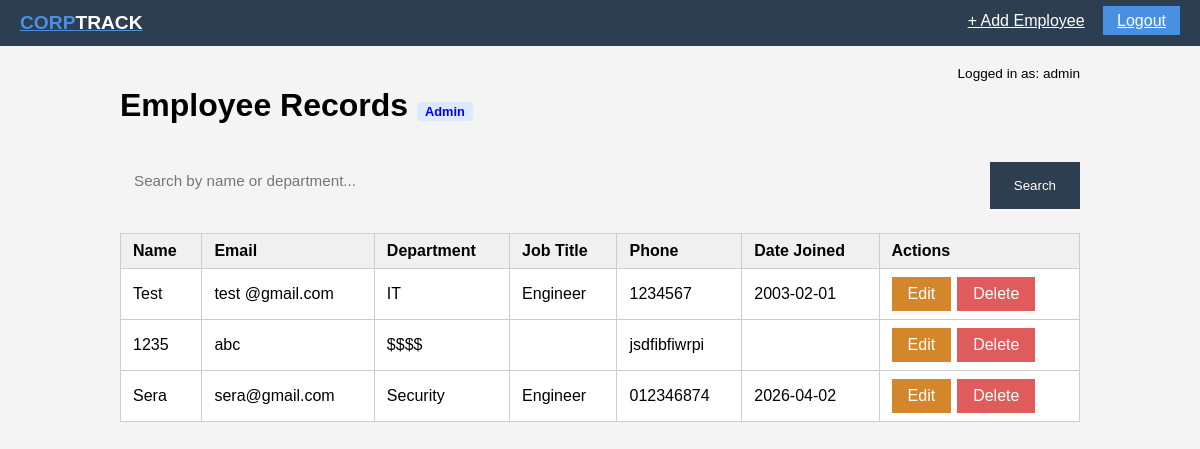
The app's page /dashboard (signed in) with its own data.
### tables this page shows
CREATE TABLE employees (
            id          INTEGER PRIMARY KEY AUTOINCREMENT,
            name        TEXT,
            email       TEXT,
            department  TEXT,
            job_title   TEXT,
            phone       TEXT,
            date_joined TEXT,
            username    TEXT   -- links employee record to a user account
        );

### app.py (the view)
@app.route("/dashboard")
def dashboard():
    if "username" not in session:
        return redirect(url_for("login"))
    search = request.args.get("search", "")
    conn = get_db()
    if session["role"] == "admin":
        if search:
            employees = conn.execute(
                "SELECT * FROM employees WHERE name LIKE ? OR department LIKE ?",
                (f"%{search}%", f"%{search}%")
            ).fetchall()
        else:
            employees = conn.execute("SELECT * FROM employees").fetchall()
    else:
        employees = conn.execute(
            "SELECT * FROM employees WHERE username=?", (session["username"],)
        ).fetchall()
    conn.close()
    return render_template("dashboard.html", employees=employees, search=search)

### app.py (called while the page is built)
def get_db():
    conn = sqlite3.connect(DB)
    conn.row_factory = sqlite3.Row
    return conn

### templates/dashboard.html (shortened to what this page needs)
<!DOCTYPE html>
<html lang="en">
<head>
  <link rel="stylesheet" href="/static/css/style.css">
</head>
<body>
  <div class="navbar">
    <a href="/dashboard" class="logo">CORP<span>TRACK</span></a>
    <nav>
      <a href="/add">+ Add Employee</a>
      <a href="/logout" class="btn-nav">Logout</a>
    </nav>
  </div>
  <div class="page">
    <div class="dash-header">
      <h1>
        Employee Records
        {% if session.role == 'admin' %}
          <span class="badge badge-admin">Admin</span>
        {% else %}
          <span class="badge badge-employee">Employee</span>
        {% endif %}
      </h1>
      <span style="color: var(--muted); font-size: 0.85rem;">Logged in as: {{ session.username }}</span>
    </div>
    {% if session.role == 'admin' %}
    <form method="GET" action="/dashboard" style="margin-bottom: 24px; display: flex; gap: 10px;">
      <input type="text" name="search" placeholder="Search by name or department..."
             value="{{ search }}"
             style="flex: 1; background: var(--surface); border: 1px solid var(--border);
                    border-radius: var(--radius); padding: 10px 14px; color: var(--text);
                    font-family: 'IBM Plex Sans', sans-serif; font-size: 0.95rem; outline: none;">
      <button type="submit" class="btn btn-primary" style="width: auto; padding: 10px 24px;">
        Search
      </button>
    </form>
    {% endif %}
    {% if employees %}
      <div class="table-wrap">
        <table>
          <thead>
            <tr>
              <th>Name</th>
              <th>Email</th>
              <th>Department</th>
              <th>Job Title</th>
              <th>Phone</th>
              <th>Date Joined</th>
              {% if session.role == 'admin' %}<th>Actions</th>{% endif %}
            </tr>
          </thead>
          <tbody>
            {% for emp in employees %}
            <tr>
              <td>{{ emp.name }}</td>
              <td>{{ emp.email }}</td>
              <td>{{ emp.department }}</td>
              <td>{{ emp.job_title }}</td>
              <td>{{ emp.phone }}</td>
              <td>{{ emp.date_joined }}</td>
              {% if session.role == 'admin' %}
              <td>
                <div class="actions">
                  <a href="/edit/{{ emp.id }}" class="btn btn-warning">Edit</a>
                  <a href="/delete/{{ emp.id }}" class="btn btn-danger"
                     onclick="return confirm('Delete this record?')">Delete</a>
                </div>
              </td>
              {% endif %}
            </tr>
            {% endfor %}
          </tbody>
        </table>
      </div>
    {% endif %}
  </div>
</body>
</html>

### static/css/style.css (style rules this page uses)
body { font-family: Arial, sans-serif; margin: 20px; background: #f4f4f4; }
a { color: blue; }
input { width: 100%; padding: 8px; margin-bottom: 10px; border: 1px solid #ccc; }
button, .btn { padding: 8px 16px; background: #2c3e50; color: white; border: none; cursor: pointer; text-decoration: none; display: inline-block; }
.btn-danger { background: #e05c5c; }
.btn-warning { background: #d4872a; }
.btn-nav { background: #4a90e2; color: white; padding: 6px 14px; }
.navbar { background: #2c3e50; padding: 12px 20px; display: flex; justify-content: space-between; margin: -20px -20px 20px -20px; }
.navbar .logo { color: #4a90e2; font-weight: bold; font-size: 1.2rem; }
.navbar .logo span { color: white; }
.navbar nav a { color: white; margin-left: 14px; }
.page { max-width: 960px; margin: 0 auto; }
.dash-header { display: flex; justify-content: space-between; margin-bottom: 16px; }
.badge { padding: 2px 8px; border-radius: 4px; font-size: 0.8rem; }
.badge-admin { background: #dbeafe; color: blue; }
table { width: 100%; border-collapse: collapse; background: white; }
th, td { border: 1px solid #ccc; padding: 8px 12px; text-align: left; }
th { background: #f0f0f0; }
.actions { display: flex; gap: 6px; }

### records on screen
employees: name "Test", email "test @gmail.com", department "IT", job_title "Engineer", phone "1234567", date_joined "2003-02-01"
employees: name "1235", email "abc", department "$$$$", phone "jsdfibfiwrpi"
employees: name "Sera", email "sera@gmail.com", department "Security", job_title "Engineer", phone "012346874", date_joined "2026-04-02"

### other values on screen
{{ session.username }} "admin"
